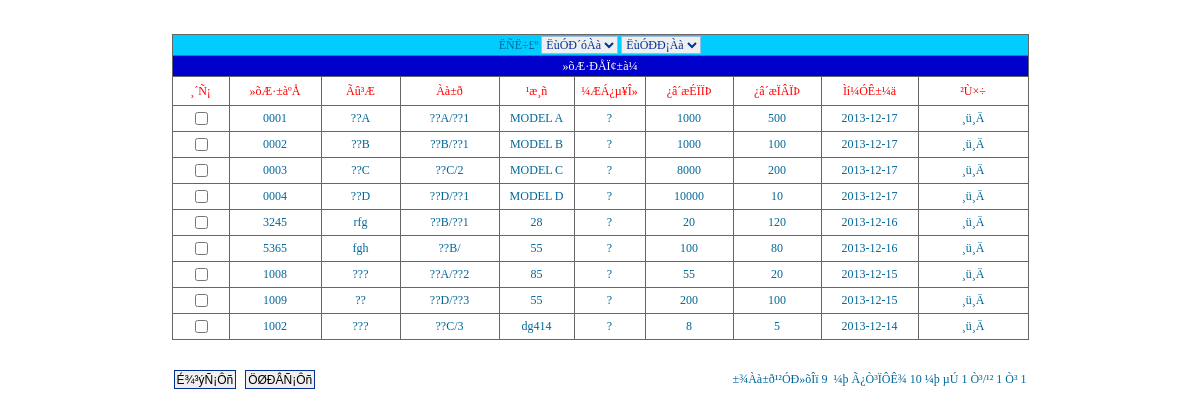
The app's page /product/showproduct.php?mtype=1&stype=1 (signed in) with its own data.
### tables this page shows
CREATE TABLE `tb_product` (
  `id` int(4) NOT NULL auto_increment,
  `maintype` varchar(20) NOT NULL,
  `subtype` varchar(20) NOT NULL,
  `name` varchar(20) NOT NULL,
  `encode` varchar(20) NOT NULL,
  `barcode` varchar(20) NOT NULL,
  `size` varchar(20) NOT NULL,
  `unit` varchar(10) NOT NULL,
  `upperlimit` int(4) NOT NULL,
  `lowerlimit` int(4) NOT NULL,
  `inprice` int(4) NOT NULL,
  `outprice` int(4) NOT NULL,
  `tupian` varchar(100) NOT NULL,
  `jianjie` mediumtext NOT NULL,
  `addtime` varchar(20) NOT NULL,
  PRIMARY KEY  (`id`,`encode`,`barcode`)
);

### product/showproduct.php (the view, shortened to what this page needs)
<?php
include("../const.php");
?>
<html>
<head>
<link rel="stylesheet" type="text/css" href="css/font.css">
</head>
<?php
  include("../conn/conn.php");
  $mtype=$_GET[mtype];
  $stype=$_GET[stype];
?>
<body topmargin="0" leftmargin="0" bottommargin="0">
<?php
	  if($mtype==1)
	  {
	     $sql=mysql_query("select count(*) as total from tb_product ",$conn);
	  }
	   $info=mysql_fetch_array($sql);
	   $total=$info[total];
	   if($total==0){
	     echo "±¾Õ¾ÔÝÎÞ»õÆ·!";
	   }
	   else
	    {
?>
<form name="form1" method="post" action="delproduct.php">
  <p>&nbsp;</p>
  <table width="750" border="0" align="center" cellpadding="0" cellspacing="0">
    <tr>
      <td height="75" bgcolor="#666666"><table width="857" height="98" border="0" cellpadding="0" cellspacing="1">
          <tr bgcolor="#FFCF60">
            <td height="20" colspan="10" align="center" bgcolor="#00CCFF">ËÑË÷£º
              <label>
              <select name="mtype" class="inputcss" onChange="javascript:window.open('showproduct.php?stype=1&mtype='+ this.value, '_self');">
                <OPTION value="1" <?php if($mstype==1) {echo "selected";}?>>ËùÓÐ´óÀà</OPTION>
              </select>
              </label>
              <label>
              <select name="stype" class="inputcss" onChange="javascript:window.open('showproduct.php?mtype=<?php echo $mtype;?>&stype='+ this.value, '_self');">
                <option value="1" <?php if($stype==1) {echo "selected";}?>>ËùÓÐÐ¡Àà</option>
              </select>
              </label></td>
          </tr>
          <tr bgcolor="#FFCF60">
            <td height="20" colspan="10" bgcolor="#0000CC"><div align="center" class="style1">»õÆ·ÐÅÏ¢±à¼­</div></td>
          </tr>
          <tr>
            <td width="56" height="28" bgcolor="#FFFFFF"><div align="center" class="STYLE2">¸´Ñ¡</div></td>
            <td width="91" bgcolor="#FFFFFF"><div align="center" class="STYLE2">»õÆ·±àºÅ</div></td>
            <td width="78" bgcolor="#FFFFFF"><div align="center" class="STYLE2">Ãû³Æ</div></td>
            <td width="98" bgcolor="#FFFFFF"><div align="center" class="STYLE2">Àà±ð</div></td>
            <td width="74" bgcolor="#FFFFFF"><div align="center" class="STYLE2">¹æ¸ñ</div></td>
            <td width="70" bgcolor="#FFFFFF"><div align="center" class="STYLE2">¼ÆÁ¿µ¥Î»</div></td>
            <td width="87" bgcolor="#FFFFFF"><div align="center" class="STYLE2">¿â´æÉÏÏÞ</div></td>
            <td width="87" bgcolor="#FFFFFF"><div align="center" class="STYLE2">¿â´æÏÂÏÞ</div></td>
            <td width="96" bgcolor="#FFFFFF"><div align="center" class="STYLE2">Ìí¼ÓÊ±¼ä</div></td>
            <td width="109" bgcolor="#FFFFFF"><div align="center" class="STYLE2">²Ù×÷</div></td>
          </tr>
          <?php
	       $pagesize=10;
		   if ($total<=$pagesize){
		      $pagecount=1;
			}
			if(($total%$pagesize)!=0){
			   $pagecount=intval($total/$pagesize)+1;
			}else{
			   $pagecount=$total/$pagesize;
			}
			if(($_GET[page])==""){
			    $page=1;
			}else{
			    $page=intval($_GET[page]);
			}
	 if($mtype==1)
	  {
	     $sql1=mysql_query("select * from tb_product  order by addtime desc limit ".($page-1)*$pagesize.",$pagesize",$conn);
	  }
		   while($info1=mysql_fetch_array($sql1))
		    {
	  ?>
          <tr align="center" class="STYLE3">
            <td height="25" bgcolor="#FFFFFF"><input type="checkbox" name="<?php echo $info1[id];?>" value=<?php echo $info1[id];?>></td>
            <td height="25" bgcolor="#FFFFFF" onClick="setID(this);"><?php echo $info1[encode];?></td>
            <td height="25" bgcolor="#FFFFFF"><?php echo $info1[name];?></td>
            <td height="25" bgcolor="#FFFFFF"><?php echo $info1[maintype];echo "/";echo $info1[subtype]; ?></td>
            <td height="25" bgcolor="#FFFFFF"><?php echo $info1[size];?></td>
            <td height="25" bgcolor="#FFFFFF"><?php echo $info1[unit];?></td>
            <td height="25" bgcolor="#FFFFFF"><?php echo $info1[upperlimit];?></td>
            <td height="25" bgcolor="#FFFFFF"><?php echo $info1[lowerlimit];?></td>
            <td height="25" bgcolor="#FFFFFF"><?php echo $info1[addtime];?></td>
            <td height="25" bgcolor="#FFFFFF"><a href="editproduct.php?id=<?php echo $info1[id];?>">¸ü¸Ä</a></td>
          </tr>
          <?php
	    }
      ?>
        </table></td>
    </tr>
  </table>
  <table width="853" height="78" border="0" align="center" cellpadding="0" cellspacing="0">
    <tr>
      <td width="182"><div align="left">
          <input name="submit" type="submit" class="btn_2k3" id="submit" value="É¾³ýÑ¡Ôñ">
          <input type="reset" value="ÖØÐÂÑ¡Ôñ" class="btn_2k3">
      </div></td>
      <td width="671"><div align="right">&nbsp;±¾Àà±ð¹²ÓÐ»õÎï
          <?php
		   echo $total;
		  ?>
          &nbsp;¼þ&nbsp;Ã¿Ò³ÏÔÊ¾&nbsp;<?php echo $pagesize;?>&nbsp;¼þ&nbsp;µÚ&nbsp;<?php echo $page;?>&nbsp;Ò³/¹²&nbsp;<?php echo $pagecount; ?>&nbsp;Ò³
          <?php
		   if($pagecount<=4){
		    for($i=1;$i<=$pagecount;$i++){
		  ?>
          <a href="showproduct.php?page=<?php echo $i;?>&mtype=<?php echo $mtype;?>&stype=<?php echo $stype;?>"><?php echo $i;?></a>
          <?php
		     }
          }?>
      </div></td>
    </tr>
  </table>
</form>
<?php
	}
  ?>
</body>
</html>

### product/showproduct.php (style rules this page uses)
.STYLE2 { color: #FF0000 }
.STYLE3 { color: #009900; }

### records on screen
tb_product: encode "0001", name "??A", maintype "??A", subtype "??1", size "MODEL A", unit "?", upperlimit "1000", lowerlimit "500", addtime "2013-12-17"
tb_product: encode "0002", name "??B", maintype "??B", subtype "??1", size "MODEL B", unit "?", upperlimit "1000", lowerlimit "100", addtime "2013-12-17"
tb_product: encode "0003", name "??C", maintype "??C", subtype "2", size "MODEL C", unit "?", upperlimit "8000", lowerlimit "200", addtime "2013-12-17"
tb_product: encode "0004", name "??D", maintype "??D", subtype "??1", size "MODEL D", unit "?", upperlimit "10000", lowerlimit "10", addtime "2013-12-17"
tb_product: encode "3245", name "rfg", maintype "??B", subtype "??1", size "28", unit "?", upperlimit "20", lowerlimit "120", addtime "2013-12-16"
tb_product: encode "5365", name "fgh", maintype "??B", size "55", unit "?", upperlimit "100", lowerlimit "80", addtime "2013-12-16"
tb_product: encode "1008", name "???", maintype "??A", subtype "??2", size "85", unit "?", upperlimit "55", lowerlimit "20", addtime "2013-12-15"
tb_product: encode "1009", name "??", maintype "??D", subtype "??3", size "55", unit "?", upperlimit "200", lowerlimit "100", addtime "2013-12-15"
tb_product: encode "1002", name "???", maintype "??C", subtype "3", size "dg414", unit "?", upperlimit "8", lowerlimit "5", addtime "2013-12-14"

### other values on screen
$total "9"
$pagesize "10"
$page "1"
$pagecount "1"
